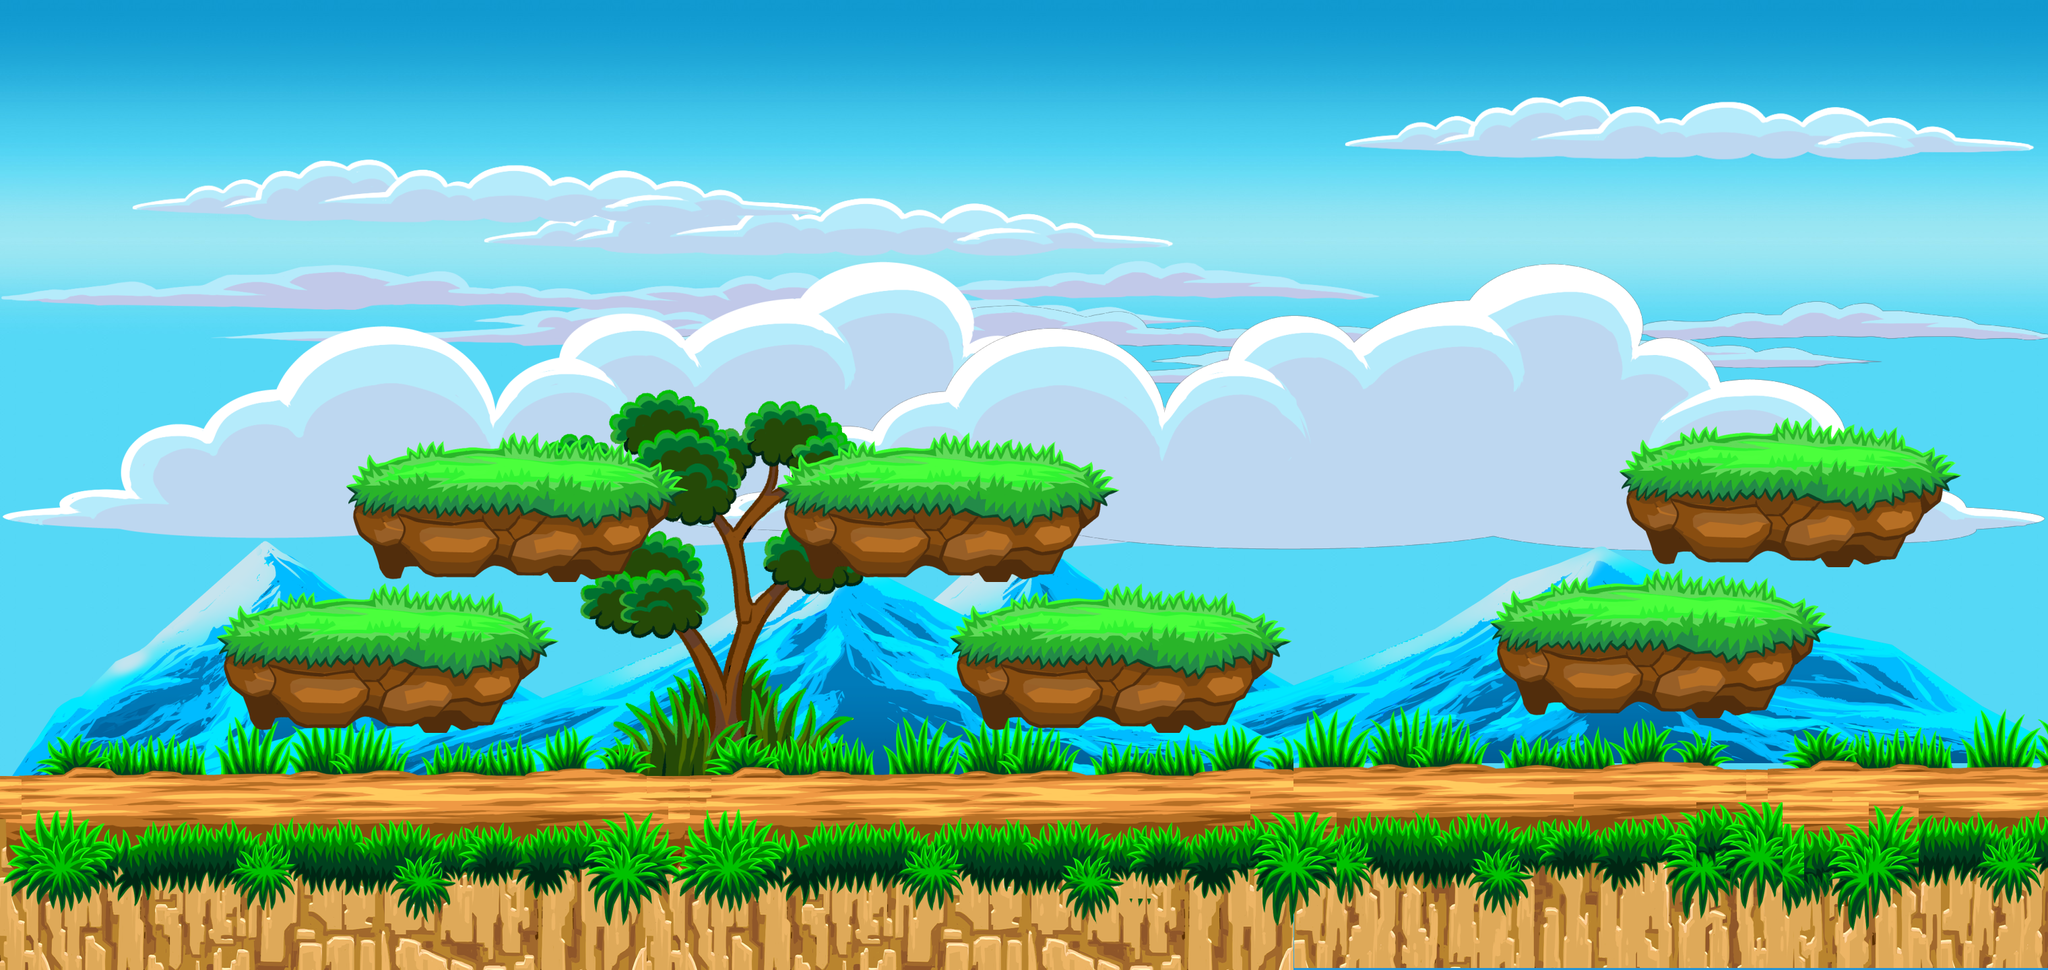

A 2D game scene composited from a Tiled map and its tileset images. What follows is a short description and the map's XML, with each tile layer's data collapsed to a summary:
An orthogonal 95x45 tile map with 32x32 px tiles, 11 tile layers (Copy of Mountain Range, Mountain Range, BackgroundTree, Rock, ...), 9 tilesets, 8 image layers and 7 objects (Platform1, Platform2, Platform3, Platform4, Platform5, ...).

<map version="1.8" tiledversion="1.8.4" orientation="orthogonal" renderorder="right-down" width="95" height="45" tilewidth="32" tileheight="32" infinite="0" nextlayerid="32" nextobjectid="19">
 <tileset firstgid="1" name="Mountain_Range_2" tilewidth="32" tileheight="32" tilecount="704" columns="64">
  <image source="ForestAssets/Mountains/Mountain_Range_2.png" width="2048" height="377" />
 </tileset>
 <tileset firstgid="705" name="Platform_2" tilewidth="32" tileheight="32" tilecount="320" columns="32">
  <image source="ForestAssets/Platform/Platform_2.png" width="1024" height="320" />
 </tileset>
 <tileset firstgid="1025" name="Grass_1" tilewidth="32" tileheight="32" tilecount="224" columns="32">
  <image source="ForestAssets/Grass/Grass_1.png" width="1024" height="241" />
 </tileset>
 <tileset firstgid="1249" name="Dead_Tree_2" tilewidth="32" tileheight="32" tilecount="304" columns="16">
  <image source="ForestAssets/Dead Trees/Dead_Tree_2.png" width="512" height="638" />
 </tileset>
 <tileset firstgid="1553" name="Rock_Wall_2" tilewidth="32" tileheight="32" tilecount="544" columns="32">
  <image source="ForestAssets/Rock Wall and Mounds/Rock_Wall_2.png" width="1024" height="569" />
 </tileset>
 <tileset firstgid="2097" name="Cliff" tilewidth="32" tileheight="32" tilecount="1920" columns="60">
  <image source="ForestAssets/Rock Wall and Mounds/Cliff.png" width="1926" height="1024" />
 </tileset>
 <tileset firstgid="4017" name="Ground_Grass" tilewidth="32" tileheight="32" tilecount="128" columns="32">
  <image source="ForestAssets/Grass/Ground_Grass.png" width="1024" height="147" />
 </tileset>
 <tileset firstgid="4145" name="Platform_GrassTop" tilewidth="32" tileheight="32" tilecount="112" columns="16">
  <image source="ForestAssets/Platform/Platform_GrassTop.png" width="512" height="236" />
 </tileset>
 <tileset firstgid="4257" name="Shrub_5" tilewidth="32" tileheight="32" tilecount="288" columns="16">
  <image source="ForestAssets/Shrubs/Shrub_5.png" width="512" height="596" />
 </tileset>
 <imagelayer id="2" name="Sky Background">
  <image source="ForestAssets/Clouds/Sky(3040x1440).jpg" width="3040" height="1440" />
 </imagelayer>
 <imagelayer id="3" name="BackgroundCloud2" offsetx="718.182" offsety="284">
  <image source="ForestAssets/Clouds/Cloud_4.png" width="1024" height="97" />
 </imagelayer>
 <imagelayer id="31" name="Copy of BackgroundCloud2" offsetx="196.97" offsety="235.515">
  <image source="ForestAssets/Clouds/Cloud_4.png" width="1024" height="97" />
 </imagelayer>
 <imagelayer id="30" name="Copy of BackgroundCloud2" offsetx="1996.97" offsety="141.576">
  <image source="ForestAssets/Clouds/Cloud_4.png" width="1024" height="97" />
 </imagelayer>
 <imagelayer id="5" name="BackgroundCloud1" offsetx="0" offsety="384">
  <image source="ForestAssets/Clouds/Cloud_1.png" width="2048" height="132" />
 </imagelayer>
 <imagelayer id="29" name="Copy of BackgroundCloud1" offsetx="1006.06" offsety="444.606">
  <image source="ForestAssets/Clouds/Cloud_1.png" width="2048" height="132" />
 </imagelayer>
 <imagelayer id="4" name="BigForegroundCloud" offsetx="0" offsety="384">
  <image source="ForestAssets/Clouds/Cloud_2.png" width="2048" height="436" />
 </imagelayer>
 <imagelayer id="28" name="Copy of BigForegroundCloud" offsetx="993.939" offsety="387.03">
  <image source="ForestAssets/Clouds/Cloud_2.png" width="2048" height="436" />
 </imagelayer>
 <layer id="24" name="Copy of Mountain Range" width="95" height="45" offsetx="1115.15" offsety="365.818">
  <data>[4275 cells, 660 non-empty, 660 distinct tile ids]</data>
 </layer>
 <layer id="7" name="Mountain Range" width="95" height="45" offsetx="0" offsety="384">
  <data>[4275 cells, 660 non-empty, 660 distinct tile ids]</data>
 </layer>
 <layer id="15" name="BackgroundTree" width="95" height="45" offsetx="0" offsety="384">
  <data>[4275 cells, 288 non-empty, 288 distinct tile ids]</data>
 </layer>
 <layer id="12" name="Rock" width="95" height="45" offsetx="0" offsety="384">
  <data>[4275 cells, 540 non-empty, 270 distinct tile ids]</data>
 </layer>
 <layer id="22" name="Copy of Rock" width="95" height="45" offsetx="1921.21" offsety="477.939">
  <data>[4275 cells, 210 non-empty, 180 distinct tile ids]</data>
 </layer>
 <layer id="10" name="Ground" width="95" height="45" offsetx="0" offsety="384">
  <data>[4275 cells, 600 non-empty, 315 distinct tile ids]</data>
 </layer>
 <layer id="25" name="Copy of Ground" width="95" height="45" offsetx="1600" offsety="374.909">
  <data>[4275 cells, 391 non-empty, 287 distinct tile ids]</data>
 </layer>
 <layer id="26" name="Copy of Touchup" width="95" height="45" offsetx="1654.55" offsety="423.394">
  <data>[4275 cells, 45 non-empty, 31 distinct tile ids]</data>
 </layer>
 <layer id="17" name="Touchup" width="95" height="45" offsetx="0" offsety="384">
  <data>[4275 cells, 10 non-empty, 10 distinct tile ids]</data>
 </layer>
 <layer id="16" name="Platforms" width="95" height="45" offsetx="0" offsety="384">
  <data>[4275 cells, 469 non-empty, 131 distinct tile ids]</data>
 </layer>
 <layer id="23" name="Copy of Platforms" width="95" height="45" offsetx="1890.91" offsety="362.788">
  <data>[4275 cells, 242 non-empty, 112 distinct tile ids]</data>
 </layer>
 <objectgroup id="19" name="Collision">
  <object id="3" name="Platform1" x="336.97" y="943.151" width="461.333" height="21.3333" />
  <object id="4" name="Platform2" x="530.303" y="713.818" width="461.333" height="22.6667" />
  <object id="5" name="Platform3" x="1171.64" y="711.151" width="466.667" height="21.3333" />
  <object id="6" name="Platform4" x="1423.64" y="939.151" width="465.333" height="20" />
  <object id="15" name="Platform5" x="2230.91" y="918.909" width="461.333" height="21.3333" />
  <object id="16" name="Platform6" x="2424.24" y="689.576" width="461.333" height="22.6667" />
 </objectgroup>
 <objectgroup id="20" name="GroundCollision">
  <object id="12" name="GroundLevel" x="1.33333" y="1183.52" width="3034.18" height="24" />
 </objectgroup>
</map>
